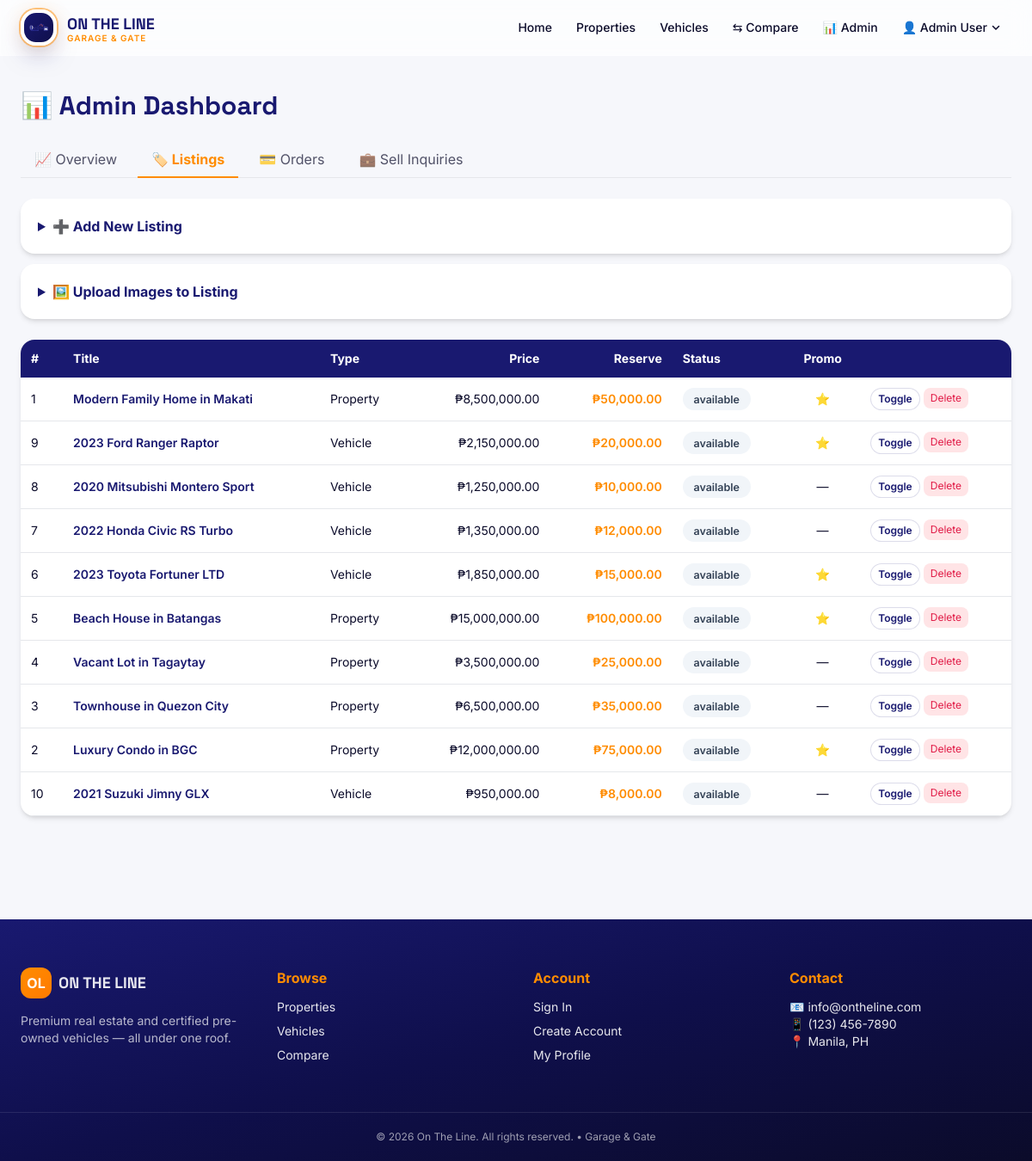
/admin.php?tab=listings (signed in), run on the app's committed database.
### tables this page shows
CREATE TABLE listings (
    id INT AUTO_INCREMENT PRIMARY KEY,
    admin_id INT NOT NULL,
    type ENUM('property','vehicle') NOT NULL,
    title VARCHAR(150) NOT NULL,
    description TEXT,
    price DECIMAL(12,2) NOT NULL,
    reservation_fee DECIMAL(10,2) NOT NULL,
    main_image VARCHAR(255) DEFAULT NULL,
    status ENUM('available','reserved','sold','hidden') DEFAULT 'available',
    is_promo TINYINT(1) DEFAULT 0,
    is_bundle TINYINT(1) DEFAULT 0,
    bundle_pair_id INT DEFAULT NULL,
    created_at TIMESTAMP DEFAULT CURRENT_TIMESTAMP,
    updated_at TIMESTAMP DEFAULT CURRENT_TIMESTAMP ON UPDATE CURRENT_TIMESTAMP,
    FOREIGN KEY (admin_id) REFERENCES users(id) ON DELETE CASCADE,
    INDEX idx_type (type),
    INDEX idx_status (status),
    INDEX idx_promo (is_promo)
);

### includes/functions.php (called while the page is built, shortened)
<?php
require_once __DIR__ . '/../db.php';
function isLoggedIn(): bool { return !empty($_SESSION['user_id']); }
function isAdmin(): bool    { return (($_SESSION['user_role'] ?? '') === 'administrator'); }
function e(?string $s): string { return htmlspecialchars((string)$s, ENT_QUOTES, 'UTF-8'); }
function money($n): string     { return '₱' . number_format((float)$n, 2); }

### db.php (called while the page is built, shortened)
<?php
function db(): PDO {
    static $pdo = null;
    if ($pdo !== null) return $pdo;
    $dsn = sprintf('mysql:host=%s;dbname=%s;charset=%s', DB_HOST, DB_NAME, DB_CHARSET);
    try {
        $pdo = new PDO($dsn, DB_USER, DB_PASS, [
            PDO::ATTR_ERRMODE            => PDO::ERRMODE_EXCEPTION,
            PDO::ATTR_DEFAULT_FETCH_MODE => PDO::FETCH_ASSOC,
            PDO::ATTR_EMULATE_PREPARES   => false,
        ]);
    } catch (PDOException $e) {
        error_log('DB connect error: ' . $e->getMessage());
        http_response_code(500);
        die('Service temporarily unavailable.');
    }
    return $pdo;
}

### admin.php (the view, shortened to what this page needs)
<?php
require_once __DIR__ . '/includes/functions.php';
$tab = $_GET['tab'] ?? 'overview';
$stats = [
  'listings'  => (int)db()->query("SELECT COUNT(*) FROM listings")->fetchColumn(),
  'available' => (int)db()->query("SELECT COUNT(*) FROM listings WHERE status='available'")->fetchColumn(),
  'orders'    => (int)db()->query("SELECT COUNT(*) FROM transactions")->fetchColumn(),
  'paid'      => (int)db()->query("SELECT COUNT(*) FROM transactions WHERE status='paid'")->fetchColumn(),
  'users'     => (int)db()->query("SELECT COUNT(*) FROM users WHERE role='customer'")->fetchColumn(),
  'inquiries' => (int)db()->query("SELECT COUNT(*) FROM sell_inquiries WHERE status='new'")->fetchColumn(),
];
$revenue = (float)db()->query("SELECT COALESCE(SUM(total_reservation_fee),0) FROM transactions WHERE status='paid'")->fetchColumn();
$listings  = db()->query("SELECT id, type, title, price, reservation_fee, status, is_promo, created_at FROM listings ORDER BY created_at DESC LIMIT 100")->fetchAll();
include __DIR__ . '/includes/header.php';
?>
<div class="max-w-7xl mx-auto px-6 py-10">
  <h1 class="font-display text-3xl font-bold text-navy">📊 Admin Dashboard</h1>
  <div class="mt-6 flex flex-wrap gap-2 border-b">
    <?php foreach (['overview'=>'📈 Overview','listings'=>'🏷️ Listings','orders'=>'💳 Orders','inquiries'=>'💼 Sell Inquiries'] as $k=>$v): ?>
      <a href="?tab=<?= $k ?>" class="px-4 py-2 -mb-px border-b-2 <?= $tab===$k ? 'border-orange text-orange font-bold':'border-transparent text-ink/70 hover:text-navy' ?>"><?= $v ?></a>
    <?php endforeach; ?>
  </div>
  <?php if ($tab==='overview'): ?>
    <div class="grid sm:grid-cols-2 lg:grid-cols-4 gap-4 mt-6">
      <?php foreach ([
        ['Total Listings', $stats['listings'], '🏷️','from-orange to-orange2'],
        ['Available',      $stats['available'],'✅','from-emerald-500 to-teal-500'],
        ['Orders',         $stats['orders'],   '💳','from-navy to-navy2'],
        ['Paid Orders',    $stats['paid'],     '💰','from-emerald-600 to-emerald-800'],
        ['Customers',      $stats['users'],    '👥','from-blue-500 to-indigo-500'],
        ['New Inquiries',  $stats['inquiries'],'💼','from-purple-500 to-pink-500'],
        ['Revenue',        money($revenue),    '💵','from-orange to-rose-500'],
      ] as $s): ?>
        <div class="bg-gradient-to-br <?= $s[3] ?> text-white rounded-2xl p-5 shadow-md">
          <div class="text-3xl mb-1"><?= $s[2] ?></div>
          <div class="text-sm opacity-90"><?= $s[0] ?></div>
          <div class="text-2xl font-bold"><?= is_string($s[1])?$s[1]:number_format($s[1]) ?></div>
        </div>
      <?php endforeach; ?>
    </div>
  <?php elseif ($tab==='listings'): ?>
    <details class="mt-6 bg-white rounded-2xl shadow-md p-5">
      <summary class="cursor-pointer font-bold text-navy">➕ Add New Listing</summary>
    </details>
    <details class="mt-3 bg-white rounded-2xl shadow-md p-5">
      <summary class="cursor-pointer font-bold text-navy">🖼️ Upload Images to Listing</summary>
    </details>
    <div class="mt-6 bg-white rounded-2xl shadow-md overflow-hidden">
      <table class="w-full text-sm">
        <thead class="bg-navy text-white">
          <tr>
            <th class="p-3 text-left">#</th><th class="p-3 text-left">Title</th><th class="p-3 text-left">Type</th>
            <th class="p-3 text-right">Price</th><th class="p-3 text-right">Reserve</th>
            <th class="p-3 text-left">Status</th><th class="p-3 text-center">Promo</th><th class="p-3"></th>
          </tr>
        </thead>
        <tbody>
          <?php foreach ($listings as $l): ?>
            <tr class="border-b hover:bg-slate-50">
              <td class="p-3"><?= (int)$l['id'] ?></td>
              <td class="p-3 font-semibold text-navy"><?= e($l['title']) ?></td>
              <td class="p-3"><?= ucfirst($l['type']) ?></td>
              <td class="p-3 text-right"><?= money($l['price']) ?></td>
              <td class="p-3 text-right text-orange font-semibold"><?= money($l['reservation_fee']) ?></td>
              <td class="p-3"><span class="chip bg-slate-100 text-slate-700"><?= $l['status'] ?></span></td>
              <td class="p-3 text-center"><?= $l['is_promo']?'⭐':'—' ?></td>
              <td class="p-3 flex gap-1">
                <form method="POST"><?= csrfField() ?><input type="hidden" name="act" value="toggle_status"><input type="hidden" name="id" value="<?= (int)$l['id'] ?>"><button class="text-xs btn btn-ghost py-1 px-2">Toggle</button></form>
                <form method="POST" onsubmit="return confirm('Delete this listing?')"><button class="text-xs bg-rose-100 text-rose-600 rounded-lg px-2 py-1">Delete</button></form>
              </td>
            </tr>
          <?php endforeach; ?>
        </tbody>
      </table>
    </div>
  <?php endif; ?>
</div>
<?php include __DIR__ . '/includes/footer.php'; ?>

### includes/header.php (shortened to what this page needs)
<?php
require_once __DIR__ . '/functions.php';
?>
<!DOCTYPE html>
<html lang="en">
<head>
<script src="https://cdn.tailwindcss.com"></script>
</head>
<body class="min-h-screen flex flex-col">
<nav id="topNav" class="sticky top-0 z-50 glass border-b border-white/40 transition-all">
  <div class="max-w-7xl mx-auto px-4 sm:px-6 flex items-center justify-between h-16">
    <a href="index.php" class="flex items-center gap-3 group">
      <div class="logo-box nav-logo">
        <img src="assets/images/logo.png" alt="On The Line" class="logo-img"
             onerror="this.onerror=null;this.outerHTML='<div class=&quot;w-9 h-9 grid place-items-center text-white font-bold&quot;>OL</div>'">
      </div>
      <div class="leading-tight hidden sm:block">
        <div class="font-display font-bold text-navy text-lg">ON THE LINE</div>
        <div class="text-[10px] tracking-widest text-orange font-semibold -mt-1">GARAGE &amp; GATE</div>
      </div>
    </a>
    <ul class="hidden md:flex items-center gap-1 text-sm font-medium">
      <li><a class="px-3 py-2 rounded-lg hover:bg-white/70" href="index.php">Home</a></li>
      <li><a class="px-3 py-2 rounded-lg hover:bg-white/70" href="listing.php?type=property">Properties</a></li>
      <li><a class="px-3 py-2 rounded-lg hover:bg-white/70" href="listing.php?type=vehicle">Vehicles</a></li>
      <li>
        <a class="px-3 py-2 rounded-lg hover:bg-white/70 relative" href="compare.php">
          ⇆ Compare
        </a>
      </li>
      <?php if (isLoggedIn()): ?>
        <?php if (!isAdmin()): ?>
          <li><a class="px-3 py-2 rounded-lg hover:bg-white/70" href="cart.php">🛒 Cart</a></li>
          <li><a class="px-3 py-2 rounded-lg hover:bg-white/70" href="orders.php">📋 Orders</a></li>
        <?php else: ?>
          <li><a class="px-3 py-2 rounded-lg hover:bg-white/70" href="admin.php">📊 Admin</a></li>
        <?php endif; ?>
        <li class="dropdown" id="userDrop">
          <button type="button" class="px-3 py-2 rounded-lg hover:bg-white/70 flex items-center gap-1" data-drop-toggle>
            👤 <?= e($_SESSION['user_name']) ?>
            <svg class="w-3 h-3" fill="none" stroke="currentColor" viewBox="0 0 24 24"><path stroke-linecap="round" stroke-linejoin="round" stroke-width="3" d="M19 9l-7 7-7-7"/></svg>
          </button>
        </li>
      <?php else: ?>
        <li><a class="btn btn-ghost text-sm" href="login.php">Login</a></li>
        <li><a class="btn btn-primary text-sm" href="register.php">Register</a></li>
      <?php endif; ?>
    </ul>
  </div>
</nav>
<main class="flex-1">

### includes/footer.php (shortened to what this page needs)
</main>
<footer class="mt-20 bg-gradient-to-br from-navy via-navy2 to-ink text-white/90">
  <div class="max-w-7xl mx-auto px-6 py-14 grid md:grid-cols-4 gap-10">
    <div>
      <div class="flex items-center gap-2 mb-4">
        <div class="w-9 h-9 rounded-xl bg-gradient-to-br from-orange to-orange2 grid place-items-center text-white font-bold">OL</div>
        <div class="font-display font-bold text-lg">ON THE LINE</div>
      </div>
      <p class="text-sm text-white/70">Premium real estate and certified pre-owned vehicles — all under one roof.</p>
    </div>
    <div>
      <h4 class="font-bold mb-3 text-orange">Browse</h4>
      <ul class="space-y-2 text-sm">
        <li><a href="listing.php?type=property" class="hover:text-orange">Properties</a></li>
        <li><a href="listing.php?type=vehicle"  class="hover:text-orange">Vehicles</a></li>
        <li><a href="compare.php" class="hover:text-orange">Compare</a></li>
      </ul>
    </div>
    <div>
      <h4 class="font-bold mb-3 text-orange">Account</h4>
      <ul class="space-y-2 text-sm">
        <li><a href="login.php" class="hover:text-orange">Sign In</a></li>
        <li><a href="register.php" class="hover:text-orange">Create Account</a></li>
        <li><a href="profile.php" class="hover:text-orange">My Profile</a></li>
      </ul>
    </div>
    <div>
      <h4 class="font-bold mb-3 text-orange">Contact</h4>
      <p class="text-sm">📧 info@ontheline.com</p>
      <p class="text-sm">📱 (123) 456-7890</p>
      <p class="text-sm">📍 Manila, PH</p>
    </div>
  </div>
  <div class="border-t border-white/10 py-5 text-center text-xs text-white/60">
    &copy; <?= date('Y') ?> On The Line. All rights reserved. • Garage &amp; Gate
  </div>
</footer>
</body>
</html>

### includes/header.php (style rules this page uses)
html { scroll-behavior: smooth; }
body { font-family:'Inter',system-ui,sans-serif; background:#f6f7fb; color:#0b0b2a; }
.glass { background:rgba(255,255,255,.7); backdrop-filter:blur(14px); -webkit-backdrop-filter:blur(14px); }
.btn { display:inline-flex;align-items:center;gap:.5rem;padding:.7rem 1.25rem;border-radius:.9rem;font-weight:600;transition:.25s;cursor:pointer; }
.btn-ghost { background:rgba(255,255,255,.6); color:#191970; border:1px solid rgba(25,25,112,.15); }
.chip { padding:.35rem .8rem;border-radius:999px;font-size:.78rem;font-weight:600; }
.logo-box { background: linear-gradient(135deg, #191970 0%, #0f0f4b 100%); padding: 5px; border-radius: 18px; border: 4px solid #ffffff; box-shadow: 0 0 0 2px rgba(255,140,0,.5), 0 0 20px rgba(255,140,0,.15), 0 14px 30px -10px rgba(25,25,112,.55); display:inline-flex;align-items:center;justify-content:center; transition: box-shadow 0.3s ease; }
.logo-img { display:block; mix-blend-mode: screen; filter: brightness(1.15) contrast(1.1); }
.nav-logo { width:42px; height:42px; }
.nav-logo .logo-img { width:36px; height:36px; object-fit:contain; }
main { animation: fadeIn .4s ease-out; }
.dropdown { position: relative; }

### data on the page
listings: id "1", title "Modern Family Home in Makati", type "Property", price "₱8,500,000.00", reservation_fee "₱50,000.00", status "available"
listings: id "9", title "2023 Ford Ranger Raptor", type "Vehicle", price "₱2,150,000.00", reservation_fee "₱20,000.00", status "available"
listings: id "8", title "2020 Mitsubishi Montero Sport", type "Vehicle", price "₱1,250,000.00", reservation_fee "₱10,000.00", status "available"
listings: id "7", title "2022 Honda Civic RS Turbo", type "Vehicle", price "₱1,350,000.00", reservation_fee "₱12,000.00", status "available"
listings: id "6", title "2023 Toyota Fortuner LTD", type "Vehicle", price "₱1,850,000.00", reservation_fee "₱15,000.00", status "available"
listings: id "5", title "Beach House in Batangas", type "Property", price "₱15,000,000.00", reservation_fee "₱100,000.00", status "available"
listings: id "4", title "Vacant Lot in Tagaytay", type "Property", price "₱3,500,000.00", reservation_fee "₱25,000.00", status "available"
listings: id "3", title "Townhouse in Quezon City", type "Property", price "₱6,500,000.00", reservation_fee "₱35,000.00", status "available"
listings: id "2", title "Luxury Condo in BGC", type "Property", price "₱12,000,000.00", reservation_fee "₱75,000.00", status "available"
listings: id "10", title "2021 Suzuki Jimny GLX", type "Vehicle", price "₱950,000.00", reservation_fee "₱8,000.00", status "available"

### other printed values
$_SESSION['user_name'] "Admin User"
$v "📈 Overview"
$v "🏷️ Listings"
$v "💳 Orders"
$v "💼 Sell Inquiries"
